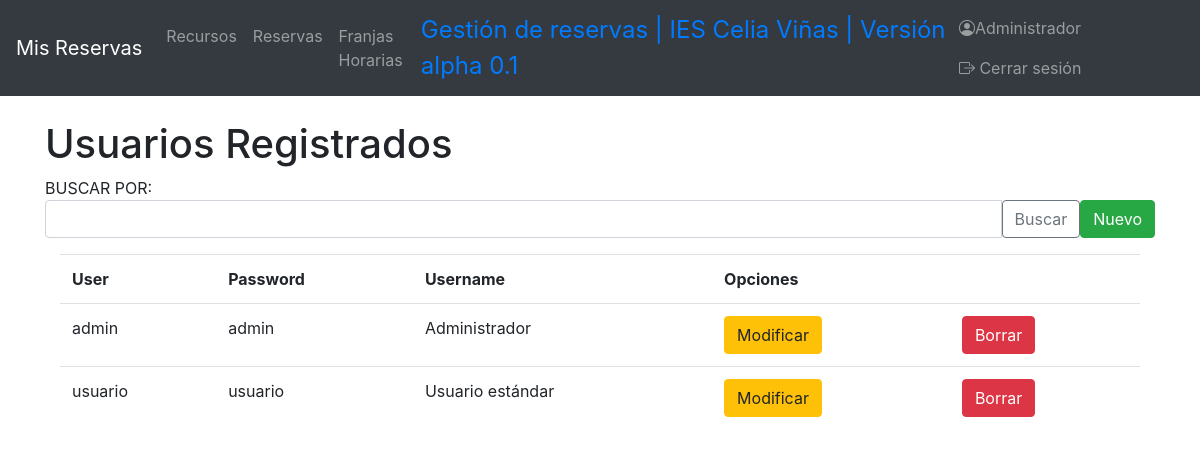
Page /index.php?controller=UserController&action=mostrarUser (signed in) on the committed database.
### tables this page shows
CREATE TABLE `users` (
  `id` int(10) UNSIGNED NOT NULL,
  `username` varchar(50) NOT NULL,
  `password` varchar(50) NOT NULL,
  `realname` varchar(50) NOT NULL,
  `type` enum('admin','user') NOT NULL
);

### view.php (called while the page is built)
<?php
class View
{
	public function show($viewName, $data = null)
	{
		include("views/header.php");
		include("views/$viewName.php");
		include("views/footer.php");
	}
}

### controllers/UserController.php (called while the page is built, shortened)
<?php
include ("view.php");
include ("models/security.php");
class UserController {
    public function __construct()
    {
        $this->view = new View();
        $this->user = new User();
    }
    public function mostrarUser() {
        $data['listaUser'] = $this->user->getAll();
        $this->view->show("user/mostrarUser", $data);
    }
}

### index.php (called while the page is built, shortened)
<?php
if (!isset($_REQUEST['action'])) {
        $action = "showLoginForm";
    } else {
        $action = $_REQUEST['action'];
    }
$controller = new $controller();
$controller->$action();

### models/security.php (called while the page is built, shortened)
<?php
class Security {
    public static function thereIsSession() {
        if (isset($_SESSION['idUser'])) {
            return true;
        } else {
            return false;
        }
    }
}

### models/DB.php (called while the page is built, shortened)
<?php
class DB {
    private $db;
    public function __construct() {
        $this->db = new mysqli(DB_HOST, DB_USER, DB_PASSWORD, DB_NAME);
    }
    public function consulta($sql) {
        $arrayResult = array();
        if ($result = $this->db->query($sql)) {
            while($fila = $result->fetch_object()) {
                $arrayResult[] = $fila;
            }
        } else {
            $arrayResult = null;
        }
        return $arrayResult;
    }
}

### models/user.php (called while the page is built, shortened)
<?php
     include_once("DB.php");
class User {
    private $db;
    public function __construct()
    {
        $this->db = new DB;
    }
    public function getAll() {
        $result = $this->db->consulta("SELECT * FROM users");
        return $result;
    }
}
?>

### views/user/mostrarUser.php (the view, shortened to what this page needs)
<?php
	echo "<div class=container>";
	echo "<h1> Usuarios Registrados</h1>";
	if (Security::thereIsSession()==true){
		echo "<form action='index.php'>
			<input type='hidden' name='controller' value='UserController'>
			<input type='hidden' name='action' value='buscarUser'>
			<div class='col-13'>
				BUSCAR POR:
				<div class='input-group mb-3'>
					<input type='text'class='form-control' name='textoBusqueda' aria-label='' aria-describedby='basic-addon2'>
					<div class='input-group-btn'>
						<button class='btn btn-outline-secondary' type='submit' value='Buscar'>
							Buscar
							</button>
					</div>";
				if($_SESSION['type'] ==  "admin"){
					echo"<td><a href='index.php?controller=UserController&action=formularioInsertarUser' class='btn btn-success'>Nuevo</a></td>";
				}
			echo"</div>";}
	echo "</div>";
	if (count($data['listaUser']) > 0) {
		echo "<div class=container>";
			echo "<div class= 'table-responsive'>";
				echo "<table class= 'table table-hover'>";
					echo "<tr>";
						echo "<th>User</th>";
						echo "<th>Password</th>";
						echo "<th>Username</th>";
						if (isset($_SESSION["idUser"])){
							echo "<th colspan='2'>Opciones</th>";
						}
					echo "</tr>";
					if($_SESSION['type'] ==  "admin"){
						foreach($data['listaUser'] as $user) {
							echo "<tr id='user".$user->id."'>";
								echo "<td>".$user->username."</td>";
								echo "<td>".$user->password."</td>";
								echo "<td>".$user->realname."</td>";
								echo "<td><a href='index.php?controller=UserController&action=formularioModificarUser&id=".$user->id."' class='btn btn-warning'> Modificar</a></td>";
								if($_SESSION['type'] ==  "admin"){
									echo "<td><button class='btn btn-danger'><a href='index.php?controller=UserController&action=borrarUserAjax&id=".$user->id."' style='color: white'>Borrar</button></a></td>";
								}
									echo "</tr>";
						}
					}
				echo "</table>";
			echo "</div>";
		echo "</div>";
	}
	else {
		echo "No se encontraron datos";
	}

### rows in the picture
users: username "admin", password "admin", realname "Administrador"
users: username "usuario", password "usuario", realname "Usuario estándar"

### other values in the picture
$_SESSION['realname'] "Administrador"
